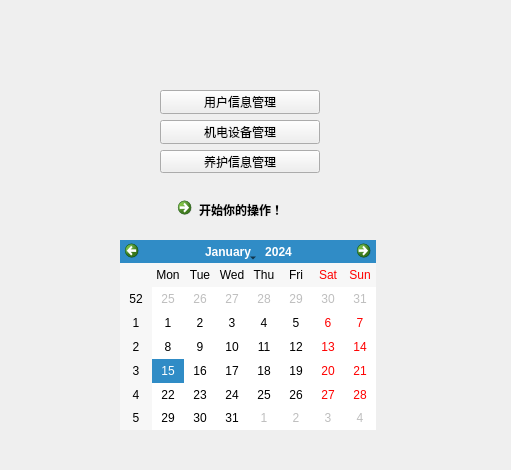
<?xml version="1.0" encoding="UTF-8"?>
<ui version="4.0">
 <class>AdminWidget</class>
 <widget class="QWidget" name="AdminWidget">
  <property name="geometry">
   <rect>
    <x>0</x>
    <y>0</y>
    <width>511</width>
    <height>470</height>
   </rect>
  </property>
  <property name="windowTitle">
   <string>Form</string>
  </property>
  <widget class="QWidget" name="verticalLayoutWidget">
   <property name="geometry">
    <rect>
     <x>160</x>
     <y>90</y>
     <width>160</width>
     <height>83</height>
    </rect>
   </property>
   <layout class="QVBoxLayout" name="verticalLayout">
    <item>
     <widget class="QPushButton" name="userButton">
      <property name="text">
       <string>用户信息管理</string>
      </property>
     </widget>
    </item>
    <item>
     <widget class="QPushButton" name="equipmentButton">
      <property name="text">
       <string>机电设备管理</string>
      </property>
     </widget>
    </item>
    <item>
     <widget class="QPushButton" name="maintainButton">
      <property name="text">
       <string>养护信息管理</string>
      </property>
     </widget>
    </item>
   </layout>
  </widget>
  <widget class="QCalendarWidget" name="calendarWidget">
   <property name="geometry">
    <rect>
     <x>120</x>
     <y>240</y>
     <width>256</width>
     <height>190</height>
    </rect>
   </property>
  </widget>
  <widget class="QCommandLinkButton" name="commandLinkButton">
   <property name="geometry">
    <rect>
     <x>170</x>
     <y>190</y>
     <width>172</width>
     <height>41</height>
    </rect>
   </property>
   <property name="text">
    <string>开始你的操作！</string>
   </property>
  </widget>
 </widget>
 <resources/>
 <connections/>
</ui>
